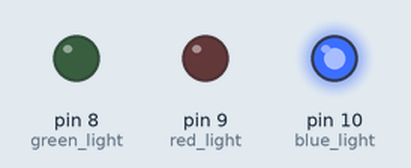
This sketch was run on a simulated Arduino Uno, built with avr-gcc and run on an emulated ATmega328P. Parts: output pins drawn as LEDs (lit = HIGH).

Above: at 0.3 s.
At 1.62 s:
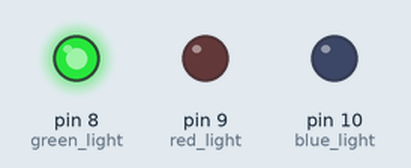
At 2.47 s:
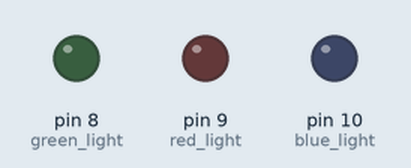
At 3.67 s:
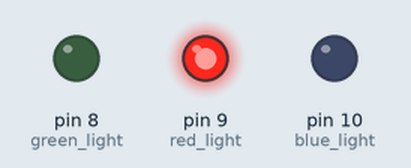
At 4.82 s:
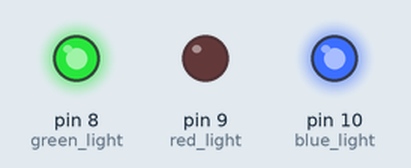
Timing chart, 0 to 6.6 s (numbered marks = the images above):
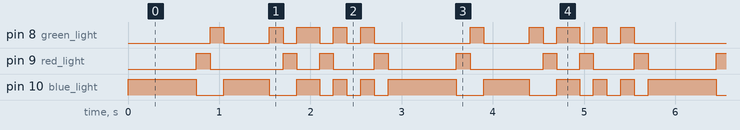

The sketch:

Blink.ino
```cpp
/*
HCDE 439: Physical Computing Assignment 1
Zachary Thomas
*/

// the setup function runs once when you press reset or power the board
void setup() {
  // initialize digital pin LED_BUILTIN as an output.
  pinMode(10, OUTPUT); //blue light
  pinMode(9, OUTPUT); //red light
  pinMode(8, OUTPUT); //green light
}

// the loop function runs over and over again forever
void loop() {
  digitalWrite(10, HIGH);   // turn the blue light on
  delay(750);               // wait for 0.75 seconds
  digitalWrite(10, LOW);    // turn the blue light off
  digitalWrite(9, HIGH);    // turn the red light on
  delay(150);               // wait 0.15 seconds
  digitalWrite(9, LOW);     // turn the red light off
  digitalWrite(8, HIGH);    // turn the green light on
  delay(150);               // wait for 0.15 seconds
  digitalWrite(8, LOW);     // turn the green light off
  digitalWrite(10, HIGH);   // turn blue light on
  delay(500);               // wait half a second
  digitalWrite(10, LOW);    // turn blue light off
  digitalWrite(8, HIGH);    // turn green light on
  delay(150);               // wait 0.15 seconds
  digitalWrite(8, LOW);     // turn green light off
  digitalWrite(9, HIGH);    // turn red light on
  delay(150);               // wait 0.15 seconds
  digitalWrite(9, LOW);     // turn red light off
  digitalWrite(8, HIGH);    // turn blue light on
  digitalWrite(10, HIGH);   // turn green light on
  delay(250);               // wait 0.25 seconds
  digitalWrite(10, LOW);    // turn green light off
  digitalWrite(8, LOW);     // turn blue light off
  digitalWrite(9, HIGH);    // turn red light on
  delay(150);               // wait 0.15 seconds
  digitalWrite(10, HIGH);   // turn green light on
  digitalWrite(8, HIGH);    // turn blue light on
  digitalWrite(9, LOW);     // turn red light off
  delay(150);               // wait 0.15 seconds
  digitalWrite(10, LOW);    // turn green light off
  digitalWrite(8, LOW);     // turn blue light off
  delay(150);               // wait 0.15 seconds
  digitalWrite(10, HIGH);   // turn green light on
  digitalWrite(8, HIGH);    // turn blue light on
  delay(150);               // wait 0.15 seconds
  digitalWrite(10, LOW);    // turn green light off
  digitalWrite(8, LOW);     // turn blue light off
  digitalWrite(9, HIGH);    // turn red light on
  delay(150);               // wait 0.15 seconds
  digitalWrite(9, LOW);     // turn red light off
}
```

Measured:
- by itself, pin 9 (red_light): repeats every 2.9 s: LOW 0.80 s, HIGH 0.15 s, LOW 0.25 s, HIGH 0.15 s, LOW 0.45 s, HIGH 0.15 s, LOW 0.75 s, HIGH 0.15 s
- by itself, pin 8 (green_light): repeats every 2.9 s: LOW 0.50 s, HIGH 0.15 s, LOW 0.15 s, HIGH 0.25 s, 2 × (LOW 0.15 s, HIGH 0.15 s), LOW 1.1 s, HIGH 0.15 s
- by itself, pin 10 (blue_light): repeats every 2.9 s: LOW 0.30 s, HIGH 0.50 s, LOW 0.30 s, HIGH 0.25 s, 2 × (LOW 0.15 s, HIGH 0.15 s), LOW 0.15 s, HIGH 0.75 s
